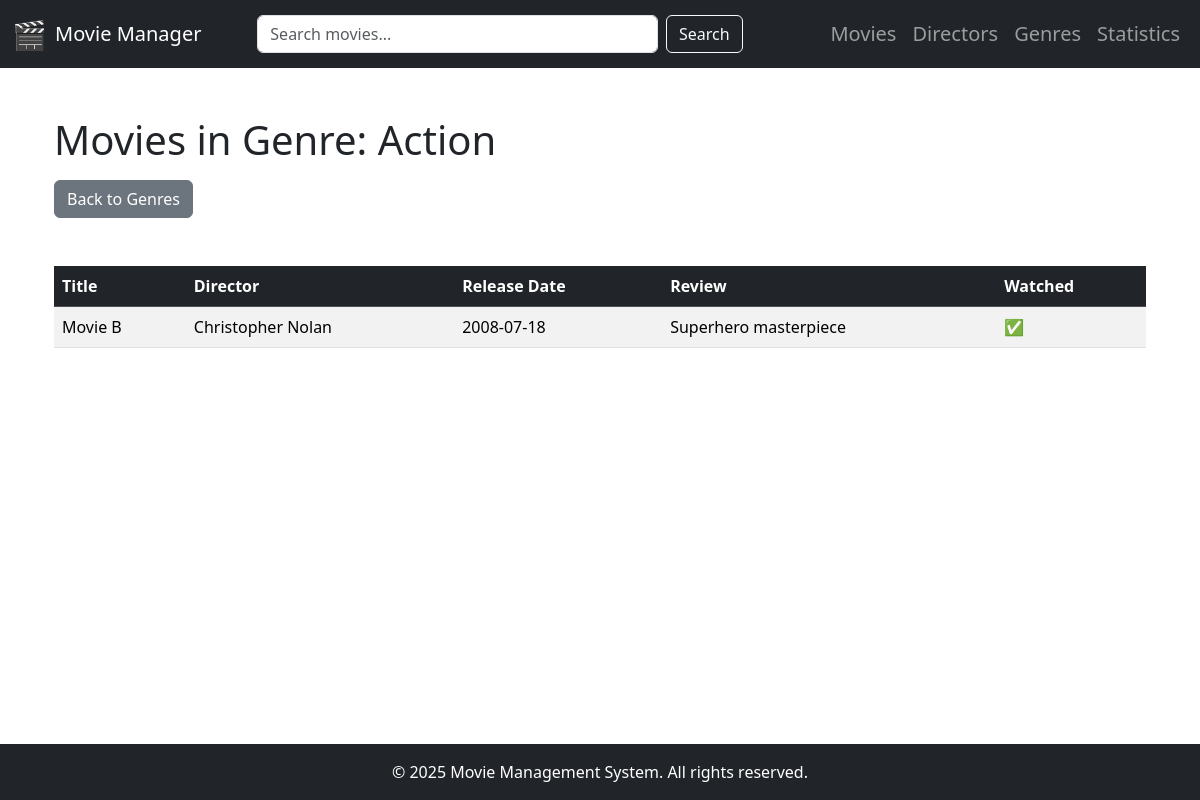
The app's page /genres/Action with its own data.
### tables this page shows
CREATE TABLE genres (
            id INTEGER PRIMARY KEY AUTOINCREMENT,
            name TEXT NOT NULL
        );

CREATE TABLE movies (
            id INTEGER PRIMARY KEY AUTOINCREMENT,
            title TEXT NOT NULL,
            genre_id INTEGER,
            director_id INTEGER,
            release_date TEXT,
            review TEXT,
            watched BOOLEAN DEFAULT 0,
            FOREIGN KEY (genre_id) REFERENCES genres(id),
            FOREIGN KEY (director_id) REFERENCES directors(id)
        );

CREATE TABLE directors (
            id INTEGER PRIMARY KEY AUTOINCREMENT,
            name TEXT NOT NULL
        );

### app.py (the view)
@app.route("/genres/<genre_name>")
def genre_movies(genre_name):
    all_movies = movie_service.get_movies()
    movies = [m for m in all_movies if m["genre"] == genre_name]
    return render_template("genres/genre_movies.html", genre_name=genre_name, movies=movies)

### services/movie_service.py (called while the page is built)
    def get_movies(self):
        return self.__db_movies.get_movies()

### storage/db_movies.py (called while the page is built)
    def get_movies(self) -> list[dict]:
        with sqlite3.connect(DB_PATH) as conn:
            cur = conn.cursor()
            cur.execute("""
                SELECT m.id, m.title, g.name AS genre, d.name AS director,
                    m.release_date, m.review, m.watched
                FROM movies m
                LEFT JOIN genres g ON m.genre_id = g.id
                LEFT JOIN directors d ON m.director_id = d.id
            """)
            movies = []
            for row in cur:
                movies.append({
                    "id": row[0],
                    "title": row[1],
                    "genre": row[2],
                    "director": row[3],
                    "release_date": row[4],
                    "review": row[5],
                    "watched": bool(row[6])
                })
            return movies

### templates/genres/genre_movies.html
{% extends "layout.html" %}
{% block content %}
<div class="container mt-5">
    <h1 class= mb-3>Movies in Genre: {{ genre_name }}</h1>
    <a href="{{ url_for('view_genres') }}" class="btn btn-secondary mb-5">Back to Genres</a>
    <table class="table table-striped table-hover align-middle">
        <thead class="table-dark">
            <tr>
                <th>Title</th>
                <th>Director</th>
                <th>Release Date</th>
                <th>Review</th>
                <th>Watched</th>
            </tr>
        </thead>
        <tbody>
            {% for movie in movies %}
            <tr>
                <td>{{ movie['title'] }}</td>
                <td>{{ movie['director'] }}</td>
                <td>{{ movie['release_date'] }}</td>
                <td>{{ movie['review'] }}</td>
                <td>{% if movie['watched'] %} ✅ {% else %} ❌ {% endif %}</td>
            </tr>
            {% endfor %}
        </tbody>
    </table>
</div>
{% endblock %}

### static/css/stylesheet.css (style rules this page uses)
html, body { height: 100%; margin: 0; padding: 0; }
body { display: flex; flex-direction: column; min-height: 100vh; }

### records on screen
genres: name "Action"
movies: title "Movie B", director "Christopher Nolan", release_date "2008-07-18", review "Superhero masterpiece"
